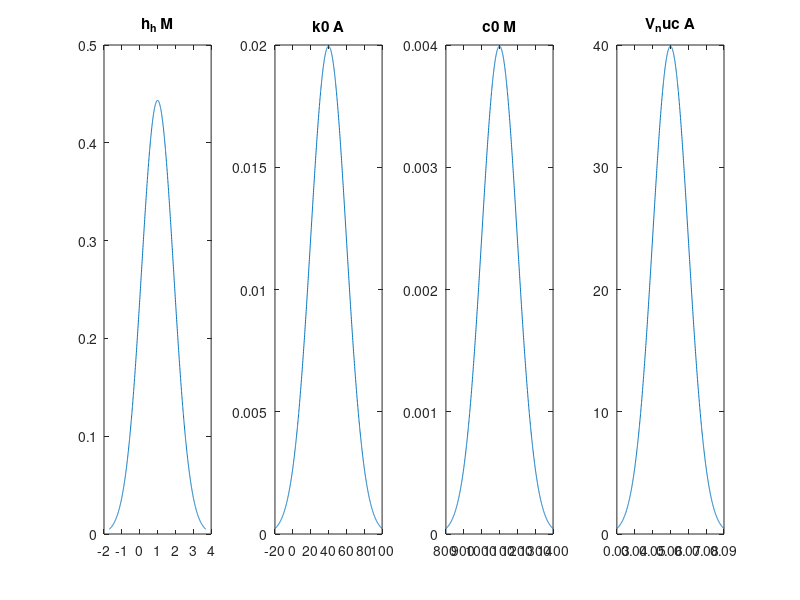

Source code (MATLAB): (Note: this script raises an error after producing the figure.)
%% setup uncertain params

% alfa=0.05;
alfa=0.01;


uncParams={'h_h','k0','c0','V_nuc'};
uncParamsVals=[1,40,1100,0.06];
uncParamsTypes={'M','A','M','A'};

% Vtheta=blkdiag(0.025,5,50,0.0005);

stddeviats=[0.9,20,100,0.01];
Vtheta=diag(stddeviats.^2);

r=chi2inv(1-alfa,length(uncParams));

save('parameter_uncertainty')

figure(1992)
for i=1:length(uncParams)
    subplot(1,length(uncParams),i)
    xx = linspace(uncParamsVals(i)-3*stddeviats(i),uncParamsVals(i)+3*stddeviats(i),1e3);
    yy = normpdf(xx,uncParamsVals(i),stddeviats(i));
    plot(xx,yy)
    title([uncParams{i},' ',uncParamsTypes{i}])
end


%% setup outputs

outputs={'phi_applied','current','power','Tavg'};

[outputs] = addVolPartOutput2SensAnalysis(outputs,'etaPlating','a',Nvol_a,Npart_a);

outputs=[outputs {'c_lyte_a','c_lyte_c'}];

[outputs] = addVolPartOutput2SensAnalysis(outputs,'cbar','a',Nvol_a,Npart_a);
[outputs] = addVolPartOutput2SensAnalysis(outputs,'cbar','c',Nvol_c,Npart_c);

outputdims=[1 1 1 1 ones(1,Nvol_a*Npart_a) Nvol_a Nvol_c ones(1,Nvol_a*Npart_a) ones(1,Nvol_c*Npart_c)];



